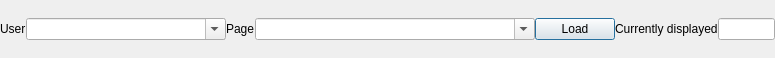
<?xml version="1.0" encoding="UTF-8"?>
<ui version="4.0">
 <class>HuggleTool</class>
 <widget class="QDockWidget" name="HuggleTool">
  <property name="geometry">
   <rect>
    <x>0</x>
    <y>0</y>
    <width>775</width>
    <height>58</height>
   </rect>
  </property>
  <property name="features">
   <set>QDockWidget::DockWidgetFloatable|QDockWidget::DockWidgetMovable</set>
  </property>
  <property name="windowTitle">
   <string>Tools</string>
  </property>
  <widget class="QWidget" name="dockWidgetContents">
   <layout class="QHBoxLayout" name="horizontalLayout">
    <property name="spacing">
     <number>0</number>
    </property>
    <property name="margin">
     <number>0</number>
    </property>
    <item>
     <widget class="QLabel" name="label">
      <property name="text">
       <string>User</string>
      </property>
     </widget>
    </item>
    <item>
     <widget class="QComboBox" name="comboBox">
      <property name="minimumSize">
       <size>
        <width>200</width>
        <height>0</height>
       </size>
      </property>
      <property name="editable">
       <bool>true</bool>
      </property>
     </widget>
    </item>
    <item>
     <widget class="QLabel" name="label_2">
      <property name="text">
       <string>Page</string>
      </property>
     </widget>
    </item>
    <item>
     <widget class="QComboBox" name="comboBox_2">
      <property name="minimumSize">
       <size>
        <width>280</width>
        <height>0</height>
       </size>
      </property>
      <property name="editable">
       <bool>true</bool>
      </property>
     </widget>
    </item>
    <item>
     <widget class="QPushButton" name="pushButton">
      <property name="text">
       <string>Load</string>
      </property>
      <property name="autoDefault">
       <bool>false</bool>
      </property>
      <property name="default">
       <bool>true</bool>
      </property>
     </widget>
    </item>
    <item>
     <widget class="QLabel" name="label_3">
      <property name="text">
       <string>Currently displayed</string>
      </property>
     </widget>
    </item>
    <item>
     <widget class="QLineEdit" name="lineEdit">
      <property name="frame">
       <bool>true</bool>
      </property>
      <property name="readOnly">
       <bool>true</bool>
      </property>
     </widget>
    </item>
   </layout>
  </widget>
 </widget>
 <resources/>
 <connections/>
</ui>
